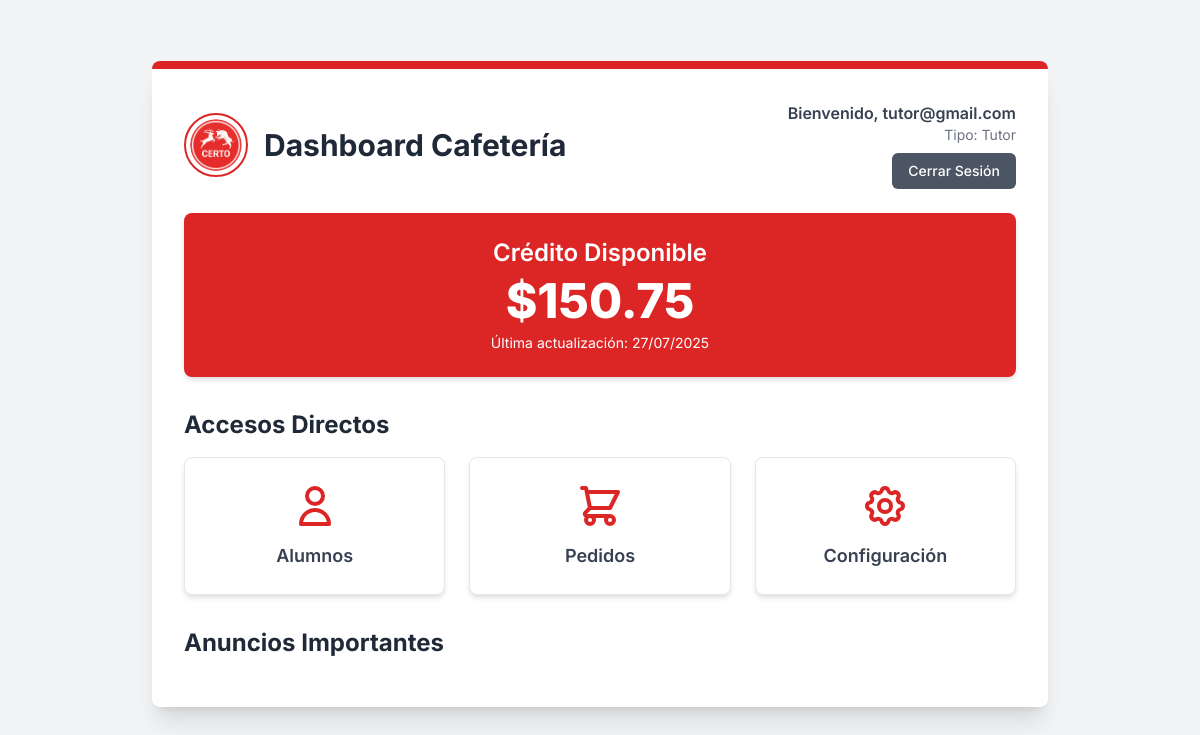
Page /core/dashboard/ (signed in) on the earlier database version.
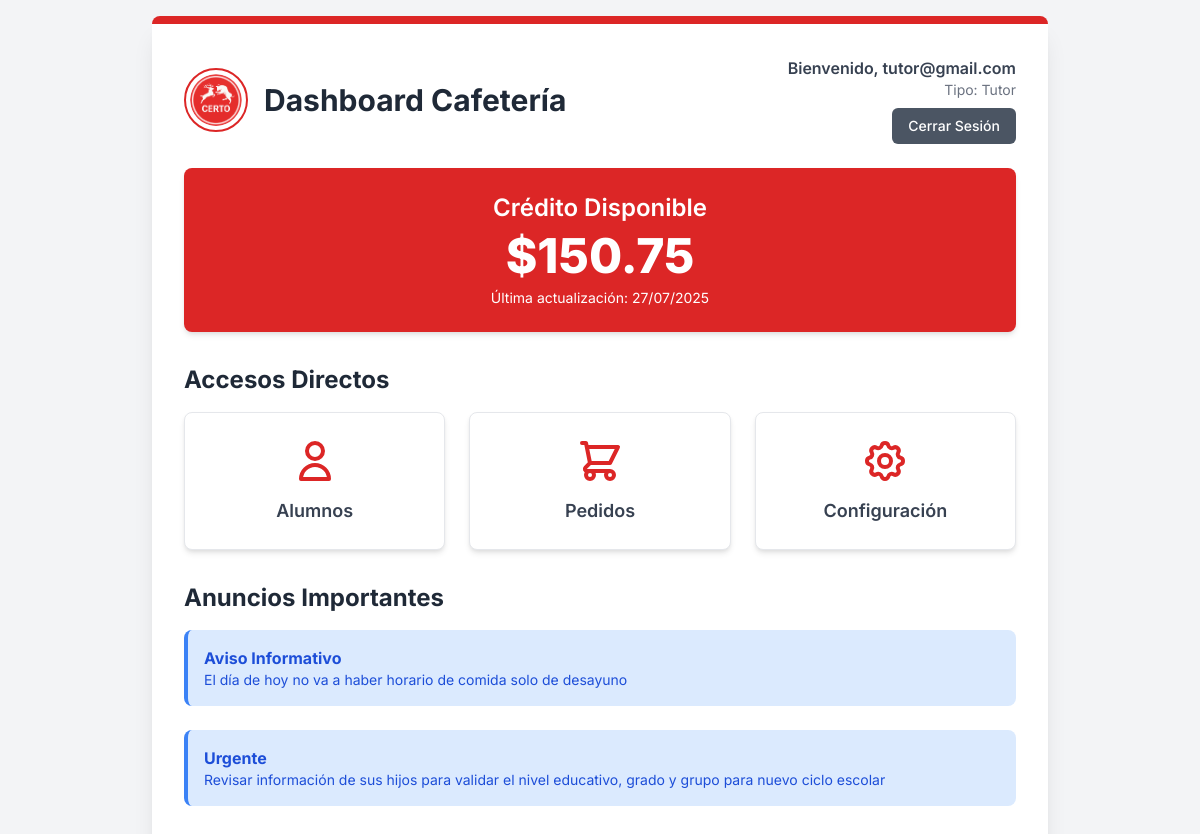
Same page on the later database version.
### comedor/models.py (models this page shows, shortened)
class Noticias(models.Model):
    titulo = models.CharField(max_length=100)
    contenido = models.TextField()
    activo = models.BooleanField(default=True)
    autor = models.ForeignKey(Usuarios, on_delete=models.CASCADE)
    fecha = models.DateField(auto_now=True)

### core/views.py (the view)
# urls.py: path("dashboard/", views.dashboard, name="dashboard"),
def dashboard(request):
    if request.user.is_authenticated:
        context = {
            'user': request.user,
            'is_tutor': request.user.groups.filter(name='Tutor').exists(),
            'is_employee': request.user.groups.filter(name='Employee').exists(),
            'is_admin': request.user.is_staff,
            'noticias': Noticias.objects.filter(activo=True),
        }
        return render(request, 'HOME/home_dashboard_view.html', context)
    else:
        return redirect('core:signInUp')  # Redirigir a la página de inicio de sesión/registro si no está autenticado

### core/templates/Home/home_dashboard_view.html (shortened to what this page needs)
{% extends "main.html" %} {% load static %}{% block content %}
<div
  class="bg-white p-8 rounded-lg shadow-xl max-w-4xl w-full border-t-8 border-primary-red mb-8"
>
  <div class="flex flex-col md:flex-row items-center justify-between mb-6">
    <div class="flex items-center mb-4 md:mb-0">
      <img
        src="{% static 'img/logos/logo.png' %}"
        alt="Logo de la Cafetería Certo"
        class="w-16 h-16 rounded-full border-2 border-primary-red p-1 object-cover mr-4"
      />
      <h1 class="text-3xl font-bold text-gray-800">Dashboard Cafetería</h1>
    </div>
    {% if user.is_authenticated %}
    <div class="text-right">
      <p class="text-gray-700 font-semibold">Bienvenido, {{ user.username }}</p>
      <p class="text-gray-500 text-sm">Tipo: {{ user.groups.all|join:", " }}</p>
      <a
        href="{% url 'core:logout' %}"
        class="mt-2 px-4 py-2 text-sm font-medium text-white bg-gray-600 rounded-md hover:bg-gray-700 transition duration-300 ease-in-out inline-block"
      >
        Cerrar Sesión
      </a>
    </div>
    {% endif %}
  </div>
  {% if is_tutor %}
  <div
    class="bg-primary-red text-white p-6 rounded-lg shadow-custom mb-8 text-center"
  >
    <h2 class="text-2xl font-semibold mb-2">Crédito Disponible</h2>
    <p class="text-5xl font-extrabold">
      $<span id="creditAmount">150.75</span>
    </p>
    <p class="text-sm mt-2">
      Última actualización: <span id="lastUpdated">27/07/2025</span>
    </p>
  </div>
  {%endif%}
  <div class="mb-8">
    <h2 class="text-2xl font-bold text-gray-800 mb-4">Accesos Directos</h2>
    <div class="grid grid-cols-1 md:grid-cols-2 lg:grid-cols-3 gap-6">
      {% if is_tutor or is_admin%}
      <a
        href="/core/students/"
        class="group block bg-white p-6 rounded-lg shadow-custom hover:shadow-lg transition-all duration-300 ease-in-out transform hover:-translate-y-1 border border-gray-200"
      >
        <div class="flex flex-col items-center">
          <span
            class="text-lg font-semibold text-gray-700 group-hover:text-gray-900"
            >Alumnos</span
          >
        </div>
      </a>
      {% endif %}
      {% if is_tutor%}
      <a
        href="/comedor/order/create/"
        class="group block bg-white p-6 rounded-lg shadow-custom hover:shadow-lg transition-all duration-300 ease-in-out transform hover:-translate-y-1 border border-gray-200"
      >
        <div class="flex flex-col items-center">
          <span
            class="text-lg font-semibold text-gray-700 group-hover:text-gray-900"
            >Pedidos</span
          >
        </div>
      </a>
      {% endif %}
      <a
        href="/comedor/order/"
        class="group block bg-white p-6 rounded-lg shadow-custom hover:shadow-lg transition-all duration-300 ease-in-out transform hover:-translate-y-1 border border-gray-200"
      >
        <div class="flex flex-col items-center">
          <span
            class="text-lg font-semibold text-gray-700 group-hover:text-gray-900"
            >Configuración</span
          >
        </div>
      </a>
    </div>
  </div>
  <div>
    <h2 class="text-2xl font-bold text-gray-800 mb-4">Anuncios Importantes</h2>
    {% for noticia in noticias %}
    <div
      class="bg-blue-100 border-l-4 border-blue-500 text-blue-700 p-4 rounded-lg"
      role="alert"
    >
      <p class="font-bold">{{ noticia.titulo }}</p>
      <p class="text-sm">
        {{ noticia.contenido }}
      </p>
    </div>
    {% endfor %}
  </div>
</div>
{% endblock %}

Differences in the rows shown:
added Noticias: titulo "Aviso Informativo", contenido "El día de hoy no va a haber horario de comida solo de desayuno"
added Noticias: titulo "Urgente", contenido "Revisar información de sus hijos para validar el nivel educativo, grado y grupo para nuevo ciclo escolar"
